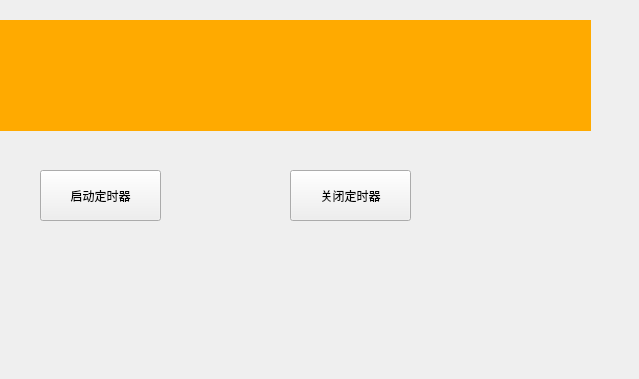
<?xml version="1.0" encoding="UTF-8"?>
<ui version="4.0">
 <class>MyTimer</class>
 <widget class="QWidget" name="MyTimer">
  <property name="geometry">
   <rect>
    <x>0</x>
    <y>0</y>
    <width>639</width>
    <height>379</height>
   </rect>
  </property>
  <property name="windowTitle">
   <string>MyTimer</string>
  </property>
  <widget class="QPushButton" name="pushButton_start">
   <property name="geometry">
    <rect>
     <x>40</x>
     <y>170</y>
     <width>121</width>
     <height>51</height>
    </rect>
   </property>
   <property name="text">
    <string>启动定时器</string>
   </property>
  </widget>
  <widget class="QPushButton" name="pushButton_stop">
   <property name="geometry">
    <rect>
     <x>290</x>
     <y>170</y>
     <width>121</width>
     <height>51</height>
    </rect>
   </property>
   <property name="text">
    <string>关闭定时器</string>
   </property>
  </widget>
  <widget class="QLabel" name="label">
   <property name="geometry">
    <rect>
     <x>0</x>
     <y>20</y>
     <width>591</width>
     <height>111</height>
    </rect>
   </property>
   <property name="font">
    <font>
     <family>Arial</family>
     <pointsize>22</pointsize>
    </font>
   </property>
   <property name="styleSheet">
    <string notr="true">background-color: rgb(255, 170, 0);</string>
   </property>
   <property name="text">
    <string/>
   </property>
  </widget>
 </widget>
 <resources/>
 <connections/>
</ui>
